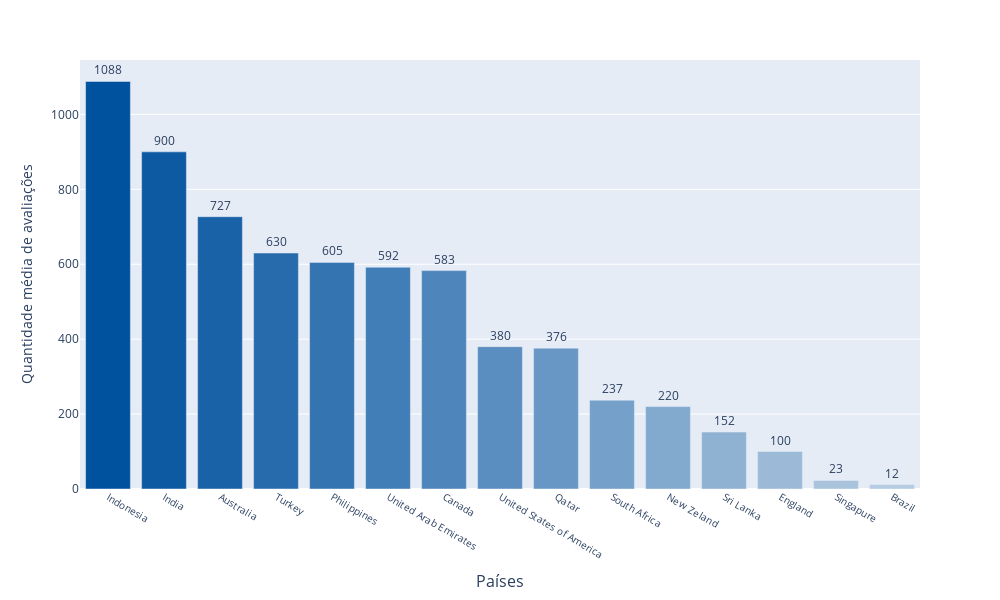

The cell this chart's notebook holds for it:
### Markdown cell above
# Média do número de avaliações por País

### Code cell
mean_votes_country = df.groupby('country_code')['votes'].mean().reset_index().round()

mean_votes_country

fig = px.bar(mean_votes_country.sort_values('votes', ascending=False), 
            x='country_code', 
            y='votes',
            width= 1000,
            height= 600,
            labels={'votes':'Quantidade média de avaliações', 'country_code':'Países'},
            text='votes'
            )

fig.update_traces(textfont=dict(size=12),
                  textposition='outside')

colors = ['#00519e','#0d59a2','#1a62a7','#276bac','#3474b1','#417db6','#4e85bb','#5b8ec0','#6897c5',
 '#75a0c9','#82a9ce','#8fb2d3','#9cbad8','#a9c3dd','#b6cce2','#c3d5e7','#d0deec','#dde7f1']


fig.update_traces(marker_color=colors)

fig.update_layout(xaxis_title_font=dict(size=16),
                  xaxis_tickfont=dict(size=10))

fig.show()

### Figure 1 — Plotly figure (JSON) as saved in the notebook; plotly's stock layout.template omitted (floating-point values rounded to 4 significant figures)
{"data": [{"alignmentgroup": "True", "hovertemplate": "Países=%{x}<br>Quantidade média de avaliações=%{text}<extra></extra>", "legendgroup": "", "marker": {"color": ["#00519e", "#0d59a2", "#1a62a7", "#276bac", "#3474b1", "#417db6", "#4e85bb", "#5b8ec0", "#6897c5", "#75a0c9", "#82a9ce", "#8fb2d3", "#9cbad8", "#a9c3dd", "#b6cce2", "#c3d5e7", "#d0deec", "#dde7f1"], "pattern": {"shape": ""}}, "name": "", "offsetgroup": "", "orientation": "v", "showlegend": false, "text": [1088, 900, 727, 630, 605, 592, 583, 380, 376, 237, 220, 152, 100, 23, 12], "textfont": {"size": 12}, "textposition": "outside", "type": "bar", "x": ["Indonesia", "India", "Australia", "Turkey", "Philippines", "United Arab Emirates", "Canada", "United States of America", "Qatar", "South Africa", "New Zeland", "Sri Lanka", "England", "Singapure", "Brazil"], "xaxis": "x", "y": [1088, 900, 727, 630, 605, 592, 583, 380, 376, 237, 220, 152, 100, 23, 12], "yaxis": "y"}], "layout": {"barmode": "relative", "height": 600, "legend": {"tracegroupgap": 0}, "margin": {"t": 60}, "width": 1000, "xaxis": {"anchor": "y", "autorange": true, "domain": [0, 1], "range": [-0.5, 14.5], "tickfont": {"size": 10}, "title": {"font": {"size": 16}, "text": "Países"}, "type": "category"}, "yaxis": {"anchor": "x", "autorange": true, "domain": [0, 1], "range": [0, 1145.0], "title": {"text": "Quantidade média de avaliações"}, "type": "linear"}}}
